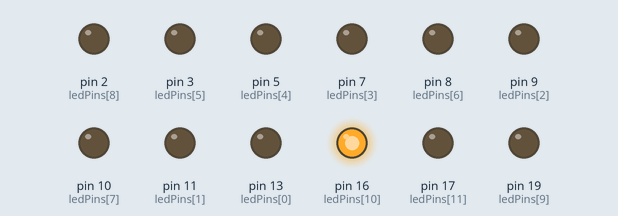
Recording of a sketch running on a simulated Arduino Nano, built with avr-gcc and run on an emulated ATmega328P. On the bench: output pins drawn as LEDs (lit = HIGH). Random numbers use the default seed unless the sketch sets one.

Above: at 0.15 s.
At 4.3 s:
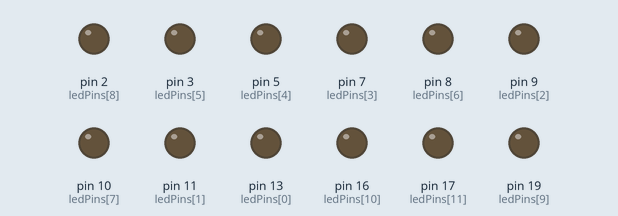
At 10.41 s:
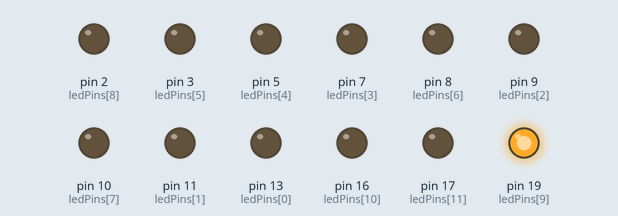
At 19.51 s:
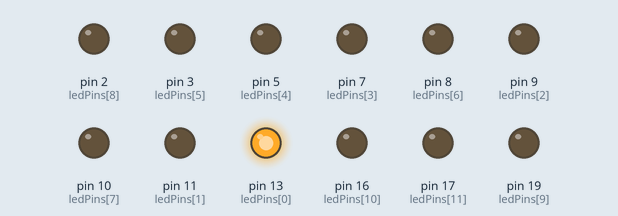
At 29.41 s:
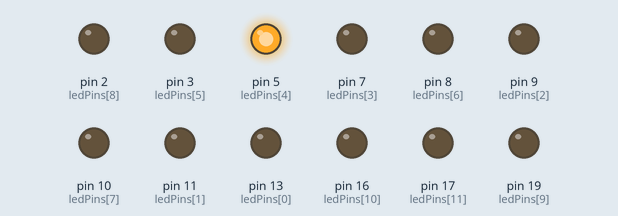
At 39.62 s:
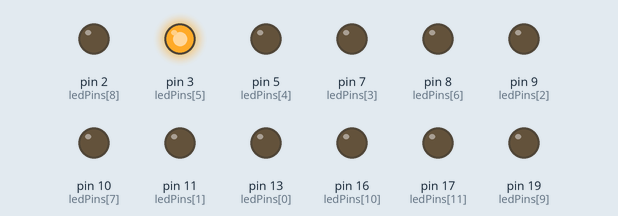
Timing chart, 0 to 40.0 s (numbered marks = the images above):
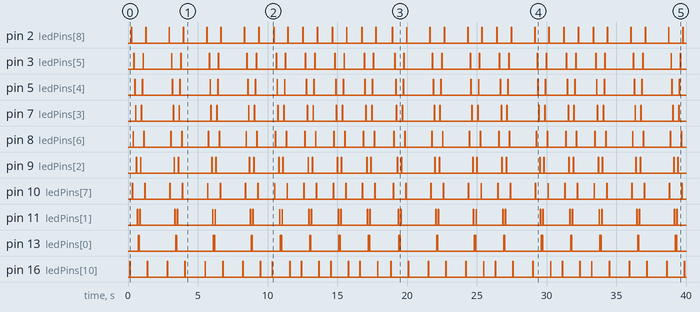

The sketch:

nano_casino_dance_no_for.ino
```cpp
#define MAX_R 3 // seconds

unsigned long previousMillis = 0;

int buttonState[3];
int lastButtonState[3];
long lastDebounceTime[3];
unsigned long debounceDelay = 50;    // the debounce time; increase if the output flickers

const int compTurnPin = A4;
const int humnTurnPin = A1;

const int ledPins[] = {
  LED_BUILTIN, 11, 9, 7, 5, 3, 8, 10, 2, 19, 16, 17
};

const int gpin = 15;
const int bpin = 18;

const byte buttonPins[] = {
  4, 6, 12
};

void setup()
{
  for (int i = 0; i < 3; i++)
  {
    lastButtonState[i] = HIGH;
    lastDebounceTime[i] = 0;
  }
  for (int i = 0; i < 12; i++)
    pinMode(ledPins[i], OUTPUT);
  for (int i = 0; i < 3; i++)
    pinMode(buttonPins[i], INPUT_PULLUP);
}

void loop()
{
  dance();
}

void dance()
{

  for (int i = 12; i > -1; i--)
  {
    digitalWrite(ledPins[i], HIGH);
    delay(30);
    digitalWrite(ledPins[i], LOW);
    delay(30);
  }
  for (int i = 0; i < 12; i++)
  {
    digitalWrite(ledPins[i], HIGH);
    delay(30);
    digitalWrite(ledPins[i], LOW);
    delay(30);
  }
  fauxSleep();
}

void fauxSleep()
{
  unsigned long myTimer;
  int r = 0;

  r = random(1, MAX_R) * 500;
  myTimer = millis();
  while (millis() - myTimer <= r)//15000) // 15000 == 15 seconds
  {
    //  Serial.print("r: ");  Serial.print(r); Serial.print(" myTimer: "); Serial.println(millis() - myTimer);
    // "timer expired"
    if ((millis() - myTimer) % 100 == 0)
    {
      digitalWrite(compTurnPin, LOW);
      delay(150);
      digitalWrite(compTurnPin, HIGH);
      delay(150);
    }
  }
}


  /*
  unsigned long currentMillis = millis();

  int reading;
  for (int i = 0; i < 3; i++)
  {
    reading = digitalRead(buttonPins[i]);
    if (reading != lastButtonState[i])
    {
      lastDebounceTime[i] = millis();
      if ((millis() - lastDebounceTime[i]) > debounceDelay)
      {
        if (reading != buttonState[i])
        {
          buttonState[i] = reading;
          if (buttonState[i] == LOW)
          {
            switch (buttonPins[i])
            {
              case 4:
                digitalWrite(bpin, !digitalRead(bpin));
                break;
              case 6:
                digitalWrite(gpin, !digitalRead(gpin));
                break;
              case 12:
                digitalWrite(gpin, !digitalRead(gpin));
                digitalWrite(bpin, !digitalRead(bpin));
                break;
            }
          }
        }
      }
    }
  }
  #if 0
  for (int i = 0; i < 12; i++)
  {
    digitalWrite(ledPins[i], HIGH);
    //delay(50);
    if (currentMillis - pMa >= 50)
    {
      pMa = currentMillis;
      digitalWrite(ledPins[i], LOW);
    }
  }
  for (int i = 11; i > -1; i--)
  {
    digitalWrite(ledPins[i], HIGH);
    //delay(50);
    if (currentMillis - pMb >= 50)
    {
      pMb = currentMillis;
      digitalWrite(ledPins[i], LOW);
    }
  }
  #endif
}
*/
```
